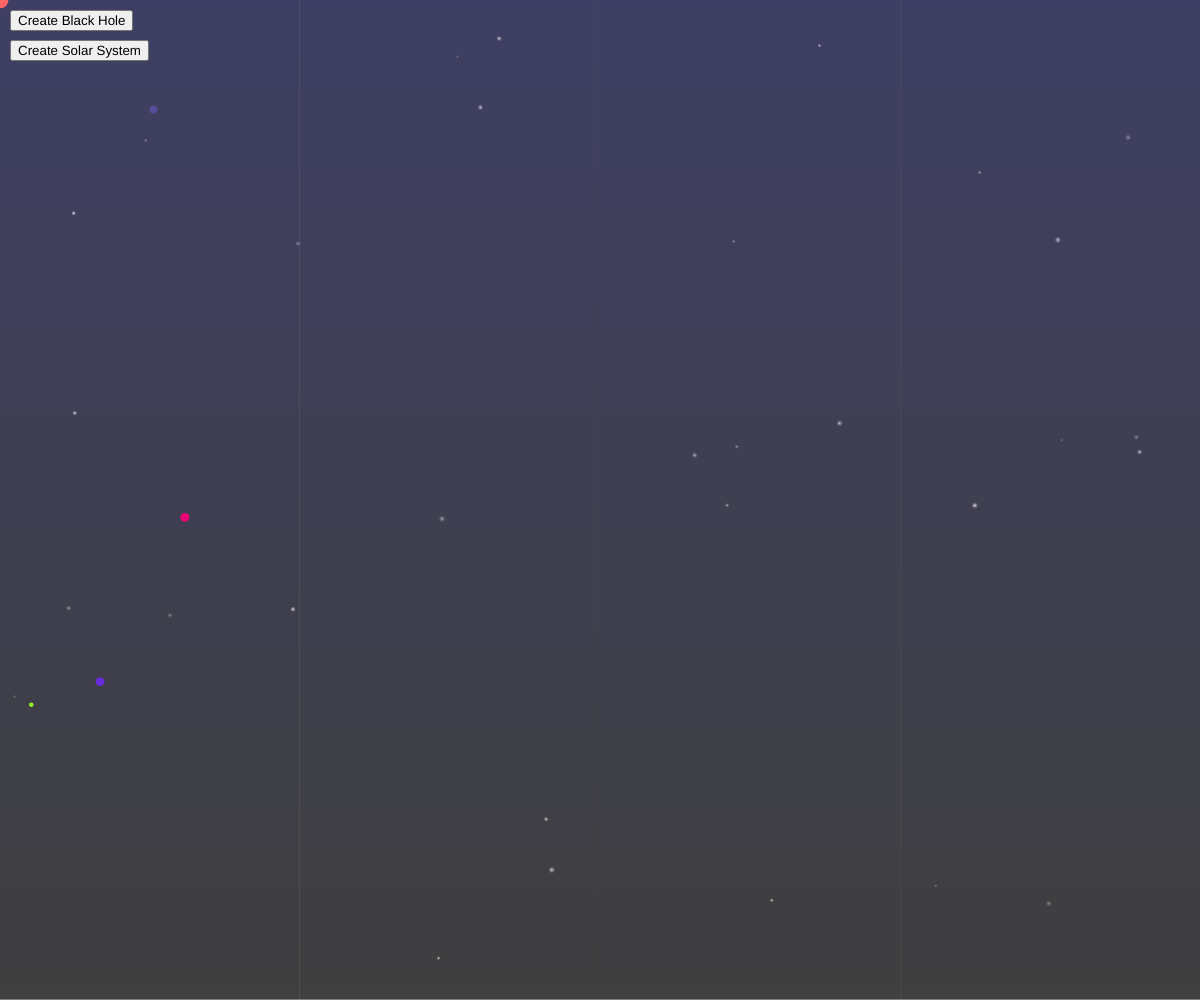
Frame 1 (no input)
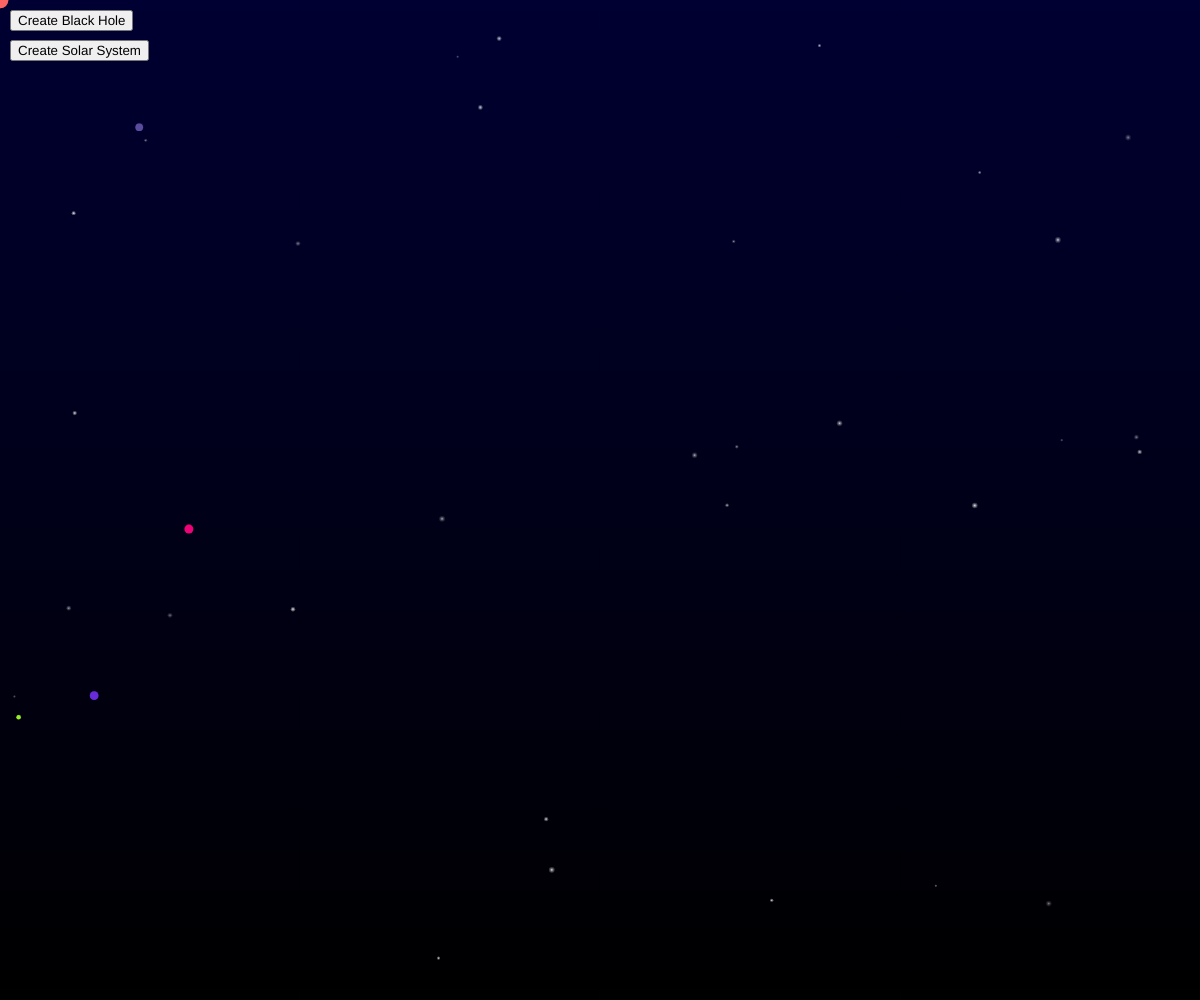
Frame 60 (no input)
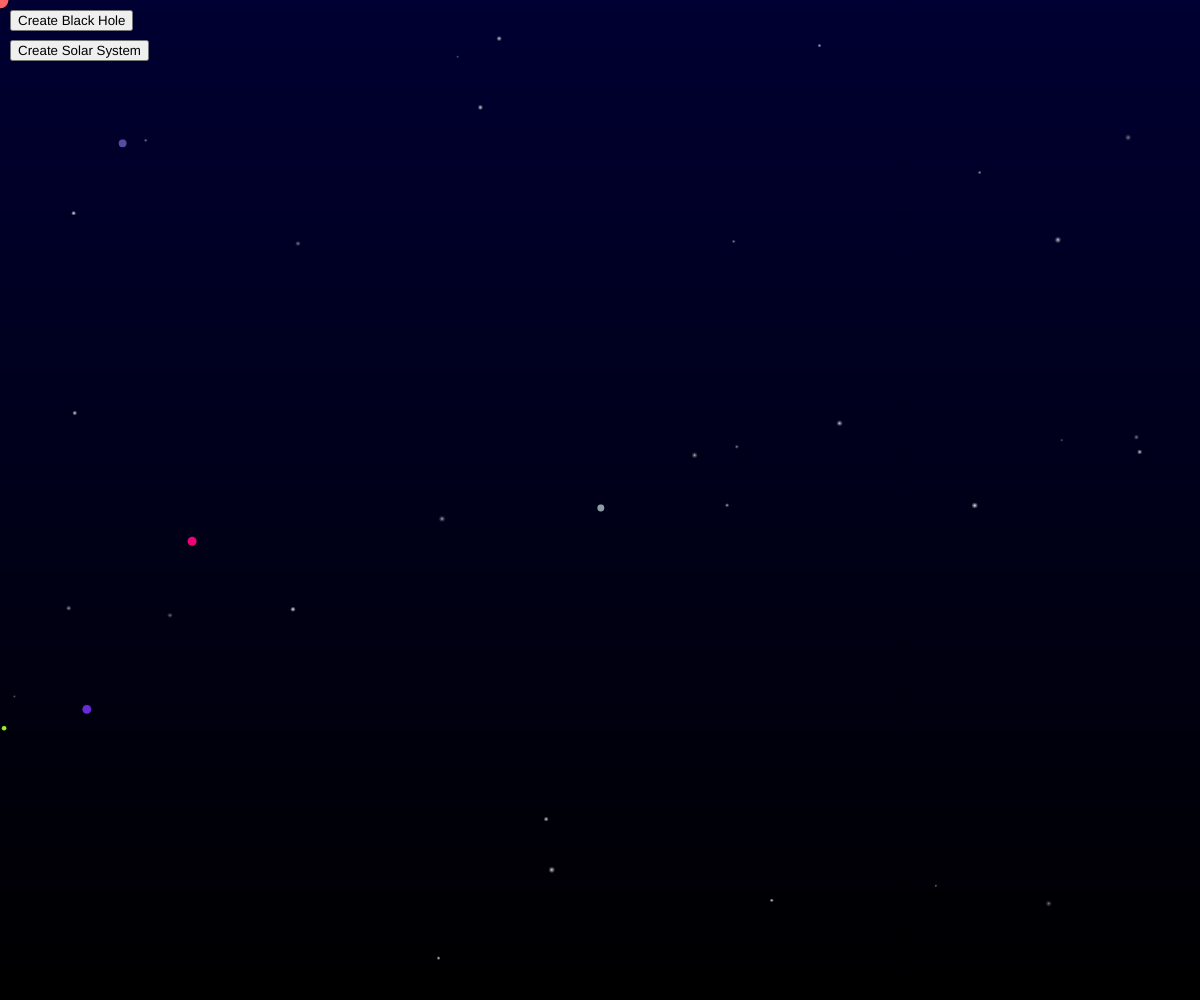
Frame 120 (the mouse pressed at the canvas centre since frame 60)

The p5.js sketch that drew these frames (run headless with seeded random() and noise() and a simulated clock; from frame 60 on, the mouse is pressed at the canvas centre):

// p5.js sketch
// ── sketch.js
// deno-lint-ignore-file
let galaxy;
let stars = [];
let dragging = false;
let draggedPlanet = null;
let zoomFactor = 1;
let originX, originY;
let createBlackHoleButton, createSolarSystemButton;
let clickedInfo = '';

function setup() {
  createCanvas(windowWidth, windowHeight);
  galaxy = new Galaxy();
  galaxy.createSolarSystems(8);
  galaxy.createBlackHoles(0);
  createStars(3000);
  originX = width / 2;
  originY = height / 2;

  createButtons();
}

function draw() {
  drawGradientBackground();
  translate(width / 2, height / 2);
  scale(zoomFactor);
  translate(-originX, -originY);
  displayStars();
  galaxy.update();
  galaxy.display();
  handleCameraMovement();
  displayClickedInfo();
}

function drawGradientBackground() {
  for (let i = 0; i < height; i++) {
    let inter = map(i, 0, height, 0, 1);
    let c = lerpColor(color(0, 0, 50), color(0, 0, 0), inter);
    stroke(c);
    line(0, i, width, i);
  }
}

function createStars(numStars) {
  for (let i = 0; i < numStars; i++) {
    let star = {
      x: random(-width * 5, width * 5),
      y: random(-height * 5, height * 5),
      size: random(1, 3),
      brightness: random(150, 255)
    };
    stars.push(star);
  }
}

function displayStars() {
  for (let star of stars) {
    drawGlowingStar(star.x, star.y, star.size, star.brightness);
  }
}

function drawGlowingStar(x, y, size, brightness) {
  noStroke();
  let alpha = map(brightness, 150, 255, 50, 150);
  for (let i = size; i > 0; i--) {
    fill(255, 255, 255, alpha / i);
    ellipse(x, y, i * 2);
  }
}

function handleCameraMovement() {
  let speed = 10 / zoomFactor;
  if (keyIsDown(LEFT_ARROW) || keyIsDown(65)) {
    originX -= speed;
  }
  if (keyIsDown(RIGHT_ARROW) || keyIsDown(68)) {
    originX += speed;
  }
  if (keyIsDown(UP_ARROW) || keyIsDown(87)) {
    originY -= speed;
  }
  if (keyIsDown(DOWN_ARROW) || keyIsDown(83)) {
    originY += speed;
  }
}

function mousePressed() {
  let mouseXTrans = (mouseX - width / 2) / zoomFactor + originX;
  let mouseYTrans = (mouseY - height / 2) / zoomFactor + originY;

  clickedInfo = ''; 

  for (let solarSystem of galaxy.solarSystems) {
    // Check if a planet is clicked
    for (let planet of solarSystem.planets) {
      if (dist(mouseXTrans, mouseYTrans, planet.position.x, planet.position.y) < planet.radius) {
        dragging = true;
        draggedPlanet = planet;
        clickedInfo = `Planet - Mass: ${planet.mass.toFixed(2)}, Radius: ${planet.radius.toFixed(2)}`;
        return;
      }
    }
    // Check if the star is clicked
    if (dist(mouseXTrans, mouseYTrans, solarSystem.star.position.x, solarSystem.star.position.y) < solarSystem.star.radius) {
      clickedInfo = `${solarSystem.star.type} - Mass: ${solarSystem.star.mass.toFixed(2)}, Radius: ${solarSystem.star.radius.toFixed(2)}`;
      return;
    }
  }

  // Check if a black hole is clicked
  for (let blackHole of galaxy.blackHoles) {
    if (dist(mouseXTrans, mouseYTrans, blackHole.position.x, blackHole.position.y) < blackHole.eventHorizonRadius) {
      clickedInfo = `Black Hole - Mass: ${blackHole.mass.toFixed(2)}, Event Horizon Radius: ${blackHole.eventHorizonRadius.toFixed(2)}`;
      return;
    }
  }


  let newPlanet = new Planet(mouseXTrans, mouseYTrans, random(5, 20), color(random(255), random(255), random(255)));
  let solarSystem = galaxy.getNearestSolarSystem(mouseXTrans, mouseYTrans);
  let distance = dist(newPlanet.position.x, newPlanet.position.y, solarSystem.star.position.x, solarSystem.star.position.y);
  let angle = atan2(newPlanet.position.y - solarSystem.star.position.y, newPlanet.position.x - solarSystem.star.position.x);
  let orbitalSpeed = sqrt((0.4 * solarSystem.star.mass) / distance);
  newPlanet.velocity = createVector(-sin(angle) * orbitalSpeed, cos(angle) * orbitalSpeed);
  solarSystem.planets.push(newPlanet);
}

function mouseDragged() {
  if (dragging && draggedPlanet) {
    let mouseXTrans = (mouseX - width / 2) / zoomFactor + originX;
    let mouseYTrans = (mouseY - height / 2) / zoomFactor + originY;
    draggedPlanet.position.x = mouseXTrans;
    draggedPlanet.position.y = mouseYTrans;
  }
}

function mouseReleased() {
  dragging = false;
  draggedPlanet = null;
}

function mouseWheel(event) {
  zoomFactor += event.delta * 0.001;
  zoomFactor = constrain(zoomFactor, 0.5, 1.5);
}

function createButtons() {
  createBlackHoleButton = createButton('Create Black Hole');
  createBlackHoleButton.position(10, 10);
  createBlackHoleButton.mousePressed(createBlackHole);

  createSolarSystemButton = createButton('Create Solar System');
  createSolarSystemButton.position(10, 40);
  createSolarSystemButton.mousePressed(createSolarSystem);
}

function createBlackHole() {
  let x = originX;
  let y = originY;
  let blackHole = new BlackHole(x, y, random(100, 200), 50);
  galaxy.blackHoles.push(blackHole);
}

function createSolarSystem() {
  let x = originX;
  let y = originY;
  let starType = random(['Sun', 'WhiteDwarf', 'RedGiant', 'NeutronStar']);
  let star;
  if (starType === 'Sun') {
    star = new Sun(x, y);
  } else if (starType === 'WhiteDwarf') {
    star = new WhiteDwarf(x, y);
  } else if (starType === 'RedGiant') {
    star = new RedGiant(x, y);
  } else if (starType === 'NeutronStar') {
    star = new NeutronStar(x, y);
  }
  let solarSystem = new SolarSystem(x, y, star);
  solarSystem.createPlanets(8);
  galaxy.solarSystems.push(solarSystem);
}

function displayClickedInfo() {
  if (clickedInfo) {
    fill(255);
    textSize(20);
    textAlign(CENTER, CENTER);
    text(clickedInfo, width / 2, height / 2);
  }
}

class Galaxy {
  constructor() {
    this.solarSystems = [];
    this.blackHoles = [];
  }

  createSolarSystems(numSolarSystems) {
    for (let i = 0; i < numSolarSystems; i++) {
      let x, y;
      if (i === 0) {
        x = originX;
        y = originY;
      } else {
        x = random(-width * 4, width * 4);
        y = random(-height * 4, height * 4);
      }
      let starType = random(['Sun', 'WhiteDwarf', 'RedGiant', 'NeutronStar']);
      let star;
      if (starType === 'Sun') {
        star = new Sun(x, y);
      } else if (starType === 'WhiteDwarf') {
        star = new WhiteDwarf(x, y);
      } else if (starType === 'RedGiant') {
        star = new RedGiant(x, y);
      } else if (starType === 'NeutronStar') {
        star = new NeutronStar(x, y);
      }
      let solarSystem = new SolarSystem(x, y, star);
      solarSystem.createPlanets(8);
      this.solarSystems.push(solarSystem);
    }
  }

  createBlackHoles(numBlackHoles) {
    for (let i = 0; i < numBlackHoles; i++) {
      let x = random(-width * 4, width * 4);
      let y = random(-height * 4, height * 4);
      let blackHole = new BlackHole(x, y, random(100, 200), 50);
      this.blackHoles.push(blackHole);
    }
  }

  getNearestSolarSystem(x, y) {
    let nearestSolarSystem = null;
    let minDist = Infinity;
    for (let solarSystem of this.solarSystems) {
      let d = dist(x, y, solarSystem.star.position.x, solarSystem.star.position.y);
      if (d < minDist) {
        minDist = d;
        nearestSolarSystem = solarSystem;
      }
    }
    return nearestSolarSystem;
  }

  update() {
    for (let solarSystem of this.solarSystems) {
      solarSystem.update();
    }
    for (let blackHole of this.blackHoles) {
      blackHole.update();
    }
  }

  display() {
    for (let solarSystem of this.solarSystems) {
      solarSystem.display();
    }
    for (let blackHole of this.blackHoles) {
      blackHole.display();
    }
  }
}

class SolarSystem {
  constructor(x, y, star) {
    this.star = star;
    this.planets = [];
  }

  createPlanets(numPlanets) {
    for (let i = 0; i < numPlanets; i++) {
      let distance = random(100, 300);
      let angle = random(TWO_PI);
      let x = this.star.position.x + distance * cos(angle);
      let y = this.star.position.y + distance * sin(angle);
      let mass = random(5, 20);
      let planet = new Planet(x, y, mass, color(random(255), random(255), random(255)));

      let orbitalSpeed = sqrt((0.4 * this.star.mass) / distance);
      planet.velocity = createVector(-sin(angle) * orbitalSpeed, cos(angle) * orbitalSpeed);

      this.planets.push(planet);
    }
  }

  update() {
    for (let i = this.planets.length - 1; i >= 0; i--) {
      let planet = this.planets[i];
      let force = this.star.attract(planet);
      planet.applyForce(force);

      for (let blackHole of galaxy.blackHoles) {
        let blackHoleForce = blackHole.attract(planet);
        planet.applyForce(blackHoleForce);

        if (blackHole.isInsideEventHorizon(planet)) {
          this.planets.splice(i, 1);
          break;
        }
      }

      planet.update();
    }

    for (let i = this.planets.length - 1; i >= 0; i--) {
      for (let j = i - 1; j >= 0; j--) {
        let planetA = this.planets[i];
        let planetB = this.planets[j];
        if (planetA.checkCollision(planetB)) {
          let newPlanet = planetA.merge(planetB);
          this.planets.splice(i, 1);
          this.planets.splice(j, 1);
          this.planets.push(newPlanet);
          break;
        }
      }
    }
  }

  display() {
    this.star.display();
    for (let planet of this.planets) {
      planet.display();
    }
  }
}

class Planet {
  constructor(x, y, mass, col) {
    this.position = createVector(x, y);
    this.velocity = createVector(0, 0);
    this.acceleration = createVector(0, 0);
    this.mass = mass;
    this.radius = sqrt(mass);
    this.color = col;
  }

  applyForce(force) {
    let f = force.copy();
    f.div(this.mass);
    this.acceleration.add(f);
  }

  attract(other) {
    let force = p5.Vector.sub(this.position, other.position);
    let distance = constrain(force.mag(), 20, 200);
    force.normalize();
    let strength = (0.4 * this.mass * other.mass) / (distance * distance);
    force.mult(strength);
    return force;
  }

  update() {
    this.velocity.add(this.acceleration);
    this.position.add(this.velocity);
    this.acceleration.mult(0);
  }

  display() {
    fill(this.color);
    noStroke();
    ellipse(this.position.x, this.position.y, this.radius * 2);
  }

  checkCollision(other) {
    let distance = p5.Vector.dist(this.position, other.position);
    return distance < (this.radius + other.radius);
  }

  merge(other) {
    let newMass = this.mass + other.mass;
    let newRadius = sqrt(this.radius * this.radius + other.radius * other.radius);
    let newColor = lerpColor(this.color, other.color, 0.5);

    let newPosition = p5.Vector.add(this.position, other.position).div(2);

    let newVelocity = p5.Vector.add(
      p5.Vector.mult(this.velocity, this.mass),
      p5.Vector.mult(other.velocity, other.mass)
    ).div(newMass);

    let newPlanet = new Planet(newPosition.x, newPosition.y, newMass, newColor);
    newPlanet.velocity = newVelocity;
    return newPlanet;
  }
}

class Star {
  constructor(x, y, mass, col, type) {
    this.position = createVector(x, y);
    this.mass = mass;
    this.radius = sqrt(mass);
    this.color = col;
    this.type = type;
  }

  attract(other) {
    let force = p5.Vector.sub(this.position, other.position);
    let distance = constrain(force.mag(), 20, 200);
    force.normalize();
    let strength = (0.4 * this.mass * other.mass) / (distance * distance);
    force.mult(strength);
    return force;
  }

  display() {
    // Glow effect
    noStroke();
    for (let r = this.radius * 2; r > 0; r -= 2) {
      let alpha = map(r, 0, this.radius * 2, 0, 255);
      fill(this.color.levels[0], this.color.levels[1], this.color.levels[2], alpha / 4);
      ellipse(this.position.x, this.position.y, r);
    }
    fill(this.color);
    noStroke();
    ellipse(this.position.x, this.position.y, this.radius * 2);
  }
}

class Sun extends Star {
  constructor(x, y) {
    super(x, y, 50, color(255, 204, 0), 'Sun');
  }
}

class WhiteDwarf extends Star {
  constructor(x, y) {
    super(x, y, 30, color(200, 200, 255), 'White Dwarf');
  }
}

class RedGiant extends Star {
  constructor(x, y) {
    super(x, y, 70, color(255, 100, 100), 'Red Giant');
  }
}

class NeutronStar extends Star {
  constructor(x, y) {
    super(x, y, 40, color(150, 150, 255), 'Neutron Star');
  }
}

class BlackHole {
  constructor(x, y, mass, eventHorizonRadius) {
    this.position = createVector(x, y);
    this.mass = mass;
    this.eventHorizonRadius = eventHorizonRadius;
    this.particles = [];
    this.createParticles();
  }

  createParticles() {
    for (let i = 0; i < 100; i++) {
      let angle = random(TWO_PI);
      let distance = random(this.eventHorizonRadius, this.eventHorizonRadius * 2);
      let x = this.position.x + distance * cos(angle);
      let y = this.position.y + distance * sin(angle);
      this.particles.push(createVector(x, y));
    }
  }

  attract(other) {
    let force = p5.Vector.sub(this.position, other.position);
    let distance = constrain(force.mag(), 50, 300);
    force.normalize();
    let strength = (50 * this.mass * other.mass) / (distance * distance);
    force.mult(strength);
    return force;
  }

  isInsideEventHorizon(planet) {
    let distance = p5.Vector.dist(this.position, planet.position);
    return distance < this.eventHorizonRadius;
  }

  update() {
    for (let particle of this.particles) {
      let force = p5.Vector.sub(this.position, particle);
      force.setMag(random(0.1, 0.5));
      particle.add(force);

      let distance = p5.Vector.dist(this.position, particle);
      if (distance < this.eventHorizonRadius) {
        let angle = random(TWO_PI);
        let distance = random(this.eventHorizonRadius, this.eventHorizonRadius * 2);
        particle.set(this.position.x + distance * cos(angle), this.position.y + distance * sin(angle));
      }
    }
  }

  display() {
    fill(0);
    noStroke();
    ellipse(this.position.x, this.position.y, this.eventHorizonRadius * 2);

    noFill();
    stroke(255, 204, 0);
    strokeWeight(2);
    ellipse(this.position.x, this.position.y, this.eventHorizonRadius * 2 + 10);

    fill(255, 204, 0, 150);
    for (let particle of this.particles) {
      ellipse(particle.x, particle.y, 2);
    }
  }
}
